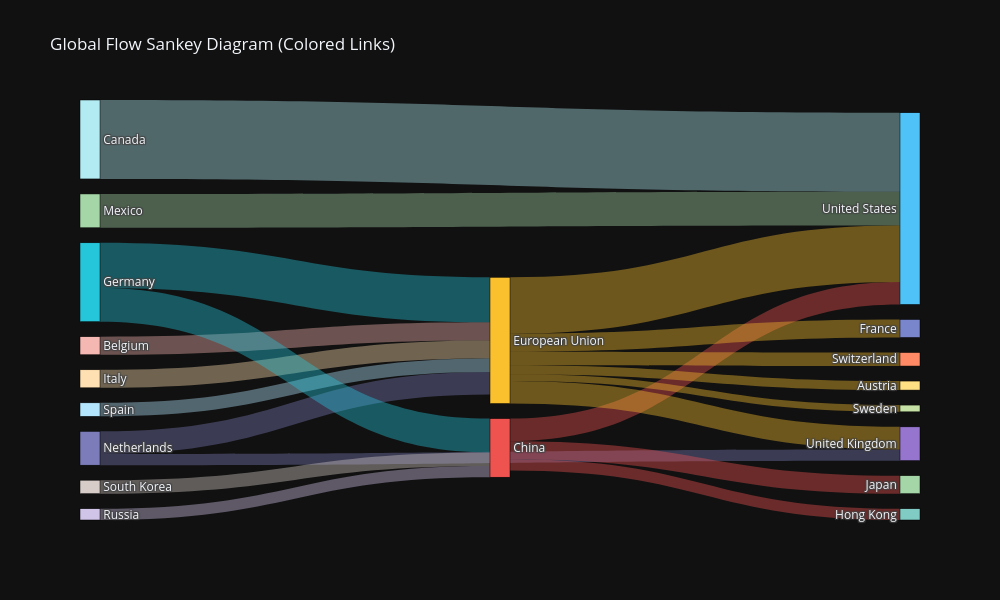

Notebook cell for this chart:
### Code cell
#  This is an example generated by Gemini 3 Pro (accessed on 2025-12-04). This is crazily good!

import plotly.graph_objects as go


# --------------------------
# 1. Helper: Hex to RGBA
# --------------------------
def hex_to_rgba(hex_color, opacity=0.5):
    """Convert a hexadecimal color to RGBA format for controlling opacity"""
    hex_color = hex_color.lstrip('#')
    if len(hex_color) == 6:
        r = int(hex_color[0:2], 16)
        g = int(hex_color[2:4], 16)
        b = int(hex_color[4:6], 16)
        return f"rgba({r},{g},{b},{opacity})"
    return hex_color

# --------------------------
# 2. Data definition
# --------------------------
labels = [
    # Left-side nodes (0-8)
    "Netherlands", "Canada", "Belgium", "Italy", "Mexico",
    "Russia", "Spain", "South Korea", "Germany",
    # Middle nodes (9-10)
    "China", "European Union",
    # Right/bottom nodes (11-18)
    "United Kingdom", "United States", "Japan", "Hong Kong",
    "France", "Switzerland", "Austria", "Sweden"
]

# Node colors (Hex)
colors = [
    "#7c7cba", # Netherlands (purple)
    "#b2ebf2", # Canada (light blue)
    "#f5b7b1", # Belgium (light red)
    "#ffe0b2", # Italy (light yellow)
    "#a5d6a7", # Mexico (light green)
    "#d1c4e9", # Russia (light purple)
    "#b3e5fc", # Spain (light blue)
    "#d7ccc8", # South Korea (light brown)
    "#26c6da", # Germany (teal)

    "#ef5350", # China (red - middle)
    "#fbc02d", # European Union (yellow - middle)

    "#9575cd", # UK
    "#4fc3f7", # US (deep blue)
    "#a5d6a7", # Japan
    "#80cbc4", # Hong Kong
    "#7986cb", # France
    "#ff8a65", # Switzerland
    "#ffe082", # Austria
    "#c5e1a5"  # Sweden
]

# Link relations
sources = [
    0, 0,  # Netherlands -> UK, EU
    1,     # Canada -> US
    2,     # Belgium -> EU
    3,     # Italy -> EU
    4,     # Mexico -> US
    5,     # Russia -> China
    6,     # Spain -> EU
    7,     # South Korea -> China
    8, 8,  # Germany -> China, EU

    9, 9, 9,        # China -> US, Japan, Hong Kong
    10, 10, 10, 10, 10, 10 # EU -> UK, US, France, Switz, Austria, Sweden
]

targets = [
    11, 10, # Neth -> UK, EU
    12,     # Canada -> US
    10,     # Belgium -> EU
    10,     # Italy -> EU
    12,     # Mexico -> US
    9,      # Russia -> China
    10,     # Spain -> EU
    9,      # SK -> China
    9, 10,  # Germany -> China, EU

    12, 13, 14,             # China -> US, Japan, HK
    11, 12, 15, 16, 17, 18  # EU -> UK, US, France, Switz, Austria, Sweden
]

values = [
    5, 10,   # Neth
    35,      # Canada
    8,       # Belgium
    8,       # Italy
    15,      # Mexico
    5,       # Russia
    6,       # Spain
    6,       # SK
    15, 20,  # Germany

    10, 8, 5,            # China outgoing
    10, 25, 8, 6, 4, 3   # EU outgoing
]

# --------------------------
# 3. Key step: generate link colors
# --------------------------
# Logic: for each link, take the source node's color and add transparency
link_colors = [hex_to_rgba(colors[src_idx], opacity=0.4) for src_idx in sources]

# --------------------------
# 4. Plotting
# --------------------------
fig = go.Figure(data=[go.Sankey(
    # Node settings
    node=dict(
        pad=15,
        thickness=20,
        line=dict(color="black", width=0.5),
        label=labels,
        color=colors
    ),
    # Link settings
    link=dict(
        source=sources,
        target=targets,
        value=values,
        color=link_colors  # <--- apply the generated colored link list here
    )
)])

fig.update_layout(
    title_text="Global Flow Sankey Diagram (Colored Links)",
    font_size=12,
    height=600,
    width=1000,
    plot_bgcolor='white'
)

fig.show()

### Figure 1 — Plotly figure (JSON) as saved in the notebook; plotly's stock layout.template omitted (floating-point values rounded to 4 significant figures)
{"data": [{"link": {"color": ["rgba(124,124,186,0.4)", "rgba(124,124,186,0.4)", "rgba(178,235,242,0.4)", "rgba(245,183,177,0.4)", "rgba(255,224,178,0.4)", "rgba(165,214,167,0.4)", "rgba(209,196,233,0.4)", "rgba(179,229,252,0.4)", "rgba(215,204,200,0.4)", "rgba(38,198,218,0.4)", "rgba(38,198,218,0.4)", "rgba(239,83,80,0.4)", "rgba(239,83,80,0.4)", "rgba(239,83,80,0.4)", "rgba(251,192,45,0.4)", "rgba(251,192,45,0.4)", "rgba(251,192,45,0.4)", "rgba(251,192,45,0.4)", "rgba(251,192,45,0.4)", "rgba(251,192,45,0.4)"], "source": [0, 0, 1, 2, 3, 4, 5, 6, 7, 8, 8, 9, 9, 9, 10, 10, 10, 10, 10, 10], "target": [11, 10, 12, 10, 10, 12, 9, 10, 9, 9, 10, 12, 13, 14, 11, 12, 15, 16, 17, 18], "value": [5, 10, 35, 8, 8, 15, 5, 6, 6, 15, 20, 10, 8, 5, 10, 25, 8, 6, 4, 3]}, "node": {"color": ["#7c7cba", "#b2ebf2", "#f5b7b1", "#ffe0b2", "#a5d6a7", "#d1c4e9", "#b3e5fc", "#d7ccc8", "#26c6da", "#ef5350", "#fbc02d", "#9575cd", "#4fc3f7", "#a5d6a7", "#80cbc4", "#7986cb", "#ff8a65", "#ffe082", "#c5e1a5"], "label": ["Netherlands", "Canada", "Belgium", "Italy", "Mexico", "Russia", "Spain", "South Korea", "Germany", "China", "European Union", "United Kingdom", "United States", "Japan", "Hong Kong", "France", "Switzerland", "Austria", "Sweden"], "line": {"color": "black", "width": 0.5}, "pad": 15, "thickness": 20}, "type": "sankey"}], "layout": {"font": {"size": 12}, "height": 600, "plot_bgcolor": "white", "title": {"text": "Global Flow Sankey Diagram (Colored Links)"}, "width": 1000}}
